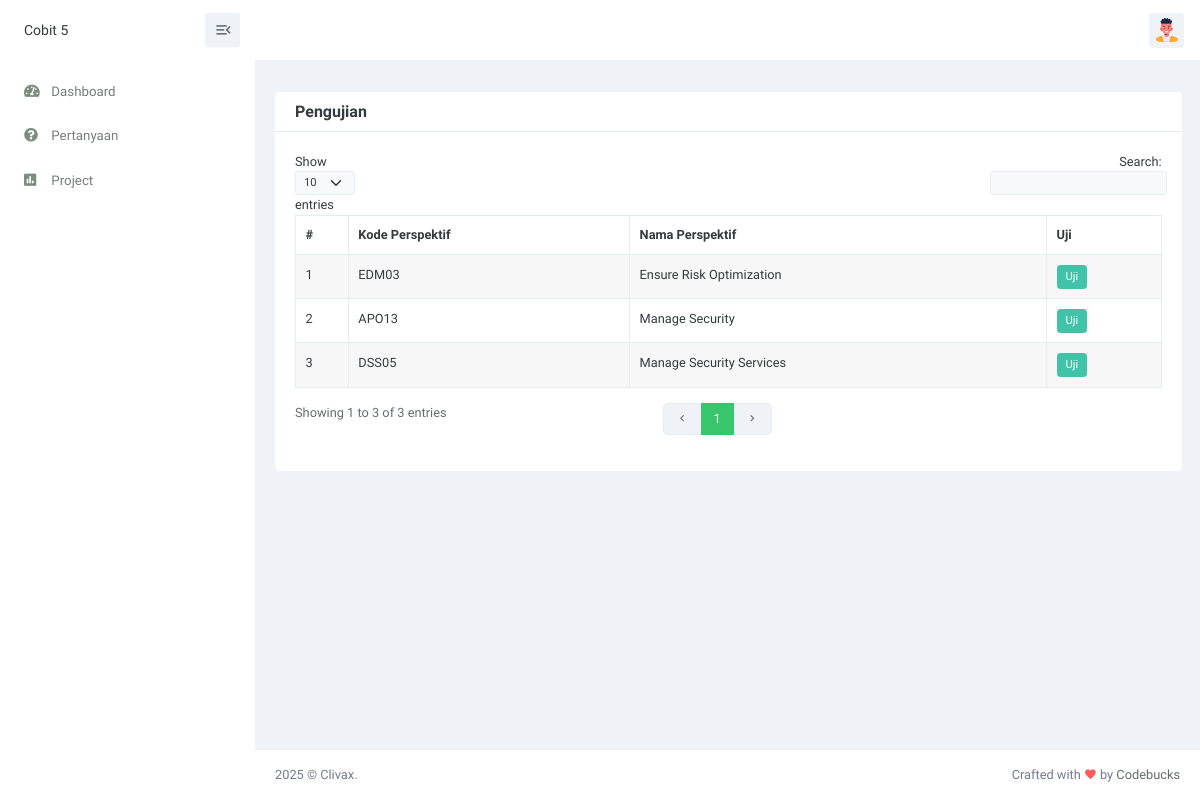
/views/prepengujian.php, run on the app's committed database.
### tables this page shows
CREATE TABLE `perspektif` (
  `id_perspektif` int(11) NOT NULL,
  `kode_perspektif` varchar(10) NOT NULL,
  `nama_perspektif` varchar(255) NOT NULL
);

### views/prepengujian.php (the view, shortened to what this page needs)
<?php
 include '../config/database.php';
?>
<!doctype html>
<html lang="en">
<head>
    <link href="../assets/css/bootstrap.min.css" id="bootstrap-style" rel="stylesheet" type="text/css" />
    <link href="../assets/css/icons.min.css" rel="stylesheet" type="text/css" />
    <link href="../assets/libs/simplebar/simplebar.min.css" rel="stylesheet">
    <link href="../assets/css/app.min.css" id="app-style" rel="stylesheet" type="text/css" />
</head>
<body>
    <div id="layout-wrapper">
        <?php include 'partials/topbar.php'; ?>
        <?php include 'partials/sidebar.php'; ?>
        <div class="main-content">
            <div class="page-content">
                <div class="container-fluid">
                    <div class="row">
                        <div class="col-12">
                            <div class="page-title-box d-flex align-items-center justify-content-between">
                            </div>
                        </div>
                    </div>
                    <div class="row">
                        <div class="col-12">
                            <div class="card">
                                <div class="card-header">
                                    <h4 class="card-title">Pengujian</h4>
                                </div>
                                <div class="card-body">
                                    <table id="datatable"
                                        class="table table-hover table-bordered table-striped dt-responsive nowrap"
                                        style="border-collapse: collapse; border-spacing: 0; width: 100%;">
                                        <thead>
                                            <tr>
                                                <th>#</th>
                                                <th>Kode Perspektif</th>
                                                <th>Nama Perspektif</th>
                                                <th>Uji</th>
                                            </tr>
                                        </thead>
                                        <tbody>
                                            <?php
                            $no = 1;
                            $get_data = mysqli_query($conn, "select * from perspektif");
                            while($display = mysqli_fetch_array($get_data)) {
                                $id = $display['id_perspektif'];
                                $kode = $display['kode_perspektif'];
                                $nama = $display['nama_perspektif'];
                            ?>
                                            <tr>
                                                <td><?php echo $no ?></td>
                                                <td><?php echo $kode ?></td>
                                                <td><?php echo $nama ?></td>
                                                <td>
                                                    <a href='pengujian.php?id=<?php echo $id ?>'
                                                        class="btn btn-success btn-sm">Uji</a>
                                                </td>
                                            </tr>
                                            <?php
                            $no++;
                                }
                            ?>
                                        </tbody>
                                    </table>
                                </div>
                            </div>
                        </div>
                    </div>
                </div>
            </div>
            <?php include 'partials/footer.php'; ?>
        </div>
    </div>
</body>
</html>

### data on the page
perspektif: kode_perspektif "EDM03", nama_perspektif "Ensure Risk Optimization"
perspektif: kode_perspektif "APO13", nama_perspektif "Manage Security"
perspektif: kode_perspektif "DSS05", nama_perspektif "Manage Security Services"
